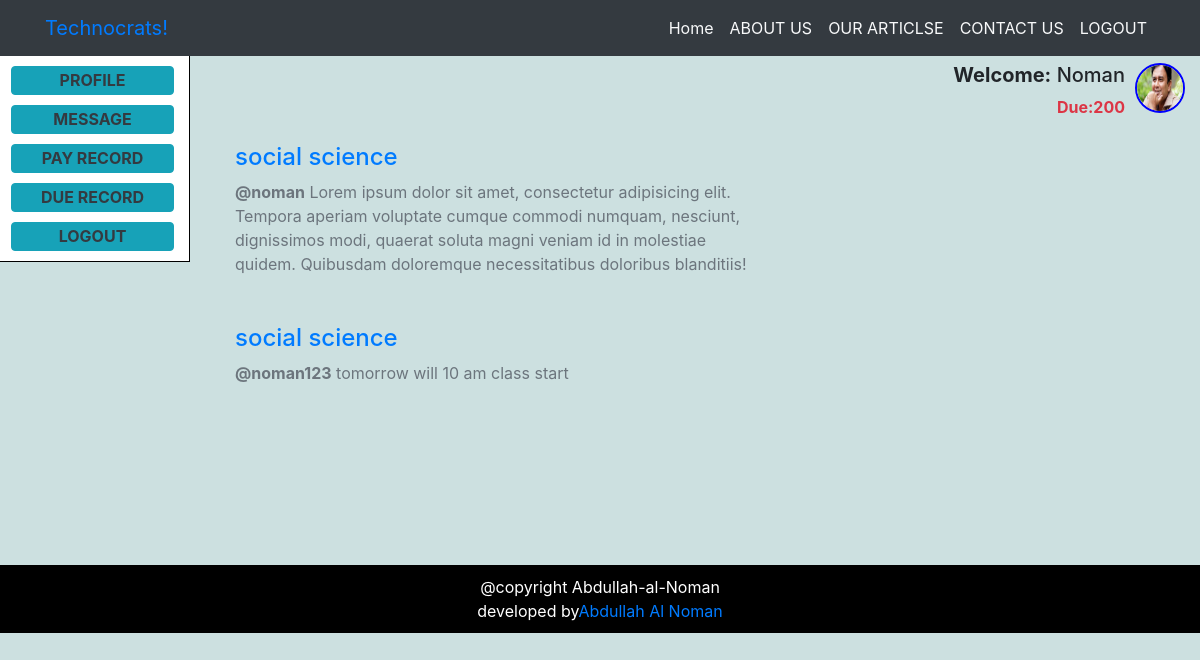
The page /student_profile.php (signed in) on the database its author committed.
### tables this page shows
CREATE TABLE `post` (
  `id` int(11) NOT NULL,
  `name` varchar(255) NOT NULL,
  `dept` varchar(255) NOT NULL,
  `title` varchar(255) NOT NULL,
  `details` text NOT NULL,
  `dates` timestamp NOT NULL DEFAULT current_timestamp() ON UPDATE current_timestamp()
);

### lib/user_session.php (called while the page is built, shortened)
<?php
class user_session{
	public static function get($key){
		if (isset($_SESSION[$key])) {
			return $_SESSION[$key];
		}else{
			return false;
		}
	}
}
?>

### lib/user.php (called while the page is built, shortened)
<?php
include "user_session.php";
include "database.php";
class user{
	private $db;
	public function __construct(){
		$this->db=new database();
	}
	public function totalPays($query,$roll){
    	$stmt=$this->db->pdo->prepare($query);
    	$stmt->bindValue(':roll',$roll);
    	$stmt->execute();
    	$data=$stmt->fetch(PDO::FETCH_OBJ);
    	return $data;
    }
    public function getPost($sql,$dept){
    	$stmt=$this->db->pdo->prepare($sql);
    	$stmt->bindValue(':dept',$dept);
    	$stmt->execute();
    	$data=$stmt->fetchAll();
    	return $data;
    }
}
?>

### lib/database.php (called while the page is built)
<?php
class database{
	private $hostdb="localhost";
	private $userdb="root";
	private $passdb="";
	private $namedb="help";
	public $pdo;
	function __construct(){
		if(!isset($this->pdo)){
			try{
				$link= new PDO("mysql:host=".$this->hostdb.";dbname=".$this->namedb,$this->userdb,$this->passdb);
				$link->setAttribute(PDO::ATTR_ERRMODE, PDO::ERRMODE_EXCEPTION);
				$link->exec("SET CHARACTER SET utf8");
				$this->pdo=$link;
			}catch(PDOException $e){
				die("failed connect".$e->getMessage());
			}
		}
	}
}
?>

### student_profile.php (the view, shortened to what this page needs)
<?php
include "lib/user.php";
include_once "lib/user_session.php";
$user=new user();
?>
<!DOCTYPE html>
<html lang="en">
<head>
<link rel="stylesheet" href="inc/css/bootstrap.css">
<link rel="stylesheet" href="inc/css/animate.css">
<link rel="stylesheet" href="inc/css/font-awesome.min.css">
<link rel="stylesheet" href="inc/css/navbar-fixed.css">
<link rel="stylesheet" href="inc/css/style.css">
</head>
<body class="payment">
<section>
	<nav class="navbar bg-dark fixed-top navbar-expand-md">
  <div class="container">
    <a class="navbar-brand" href="#">Technocrats!</a>
    <div class="collapse navbar-collapse" id="navbarNav">
       <ul class="navbar-nav ml-auto d-block-sm">
	        <li class="nav-item">
	          <a class="nav-link text-light" href="index.php">Home</a>
	        </li>
	        <li class="nav-item">
	          <a class="nav-link text-light" href="#">ABOUT US</a>
	        </li>
	        <li class="nav-item">
	          <a class="nav-link text-light" href="#">OUR ARTICLSE</a>
	        </li>
	        <li class="nav-item">
	          <a class="nav-link text-light" href="#">CONTACT US</a>
	        </li>
	        <li class="nav-item">
	          <a class="nav-link text-light" href="?action=logout">LOGOUT</a>
	        </li>
       </ul>
    </div>
  </div>
</nav>
</section>
<div style="padding-top:55px;" class="row">
	<div class="col-12 col-md-2 ad-buttons">
		<?php include "inc/header/st_buttons.php"; ?>
	</div>
<div class="col-12 col-md-10">
	<div class="container">
		<img style="width:50px;height:50px;border:2px solid blue; margin-left:10px;" class="float-right rounded-circle" src="uploads/<?php echo user_session::get('image'); ?>" alt="">
		<div class="mt-2 h5 text-md-right text-capitalize text-center"><strong>welcome:</strong> <?php
		$username=user_session::get('username');
		if (isset($username)) {
			echo $username;
		}
		?></div>
<?php
$roll=user_session::get('roll');
$sql="SELECT SUM(ammount) as total_ammount from payment where roll=:roll";
$total_pays=$user->totalPays($sql,$roll);
$query="SELECT SUM(ammount) as total_ammount from due where roll=:roll";
$total_due=$user->totalPays($query,$roll);
if (isset($total_pays)) {
	$total_pay=$total_pays->total_ammount;
}
if (isset($total_due)) {
	$total_dues=$total_due->total_ammount;
}
$current_due=$total_dues-$total_pay;
?>
		<div class="float-right font-weight-bold text-danger">
			Due:<?php echo $current_due; ?>
		</div>
		<div class="row">
<?php
$sql="select * from post where dept=:dept order by id desc limit 10";
$dept=user_session::get('department');
$getpost=$user->getPost($sql,$dept);
if ($getpost) {
	foreach ($getpost as $data) {
?>
			<div class="col-12 col-md-8 mt-5">
				<div class="h4 text-primary">
					<?php echo $data['title']; ?>
				</div>
				<div class="text-secondary">
					<strong>@<?php echo $data['name']; ?></strong>
					<?php echo $data['details']; ?>
				</div>
			</div>
<?php } } ?>
		</div>
	   </div>
	</div>
  </div>
<?php include "inc/header/footer.php"; ?>
</body>
</html>

### inc/css/navbar-fixed.css (style rules this page uses)
html, body { height: 100%; }
.container-fluid > .container, .container > .row { height: 100%; }
nav { min-height: 3.5rem; }
nav.fixed-top { padding: 0.5rem; }

### inc/css/style.css (style rules this page uses)
body { background-color:rgba(0,100,100,0.2); }
.ad-buttons { border: 1px solid black; height:100%; background-color:white; line-height:0; }

### rows shown on the page
post: title "social science", name "noman", details "Lorem ipsum dolor sit amet, consectetur adipisicing elit. Tempora aperiam voluptate cumque commodi numquam, nesciunt, dignissimos modi, quaerat soluta magni veniam id in molestiae quidem. Quibusdam doloremque necessitatibus doloribus blanditiis!"
post: title "social science", name "noman123", details "tomorrow will 10 am class start"

### other values the page prints
$username "Noman"
$current_due "200"
